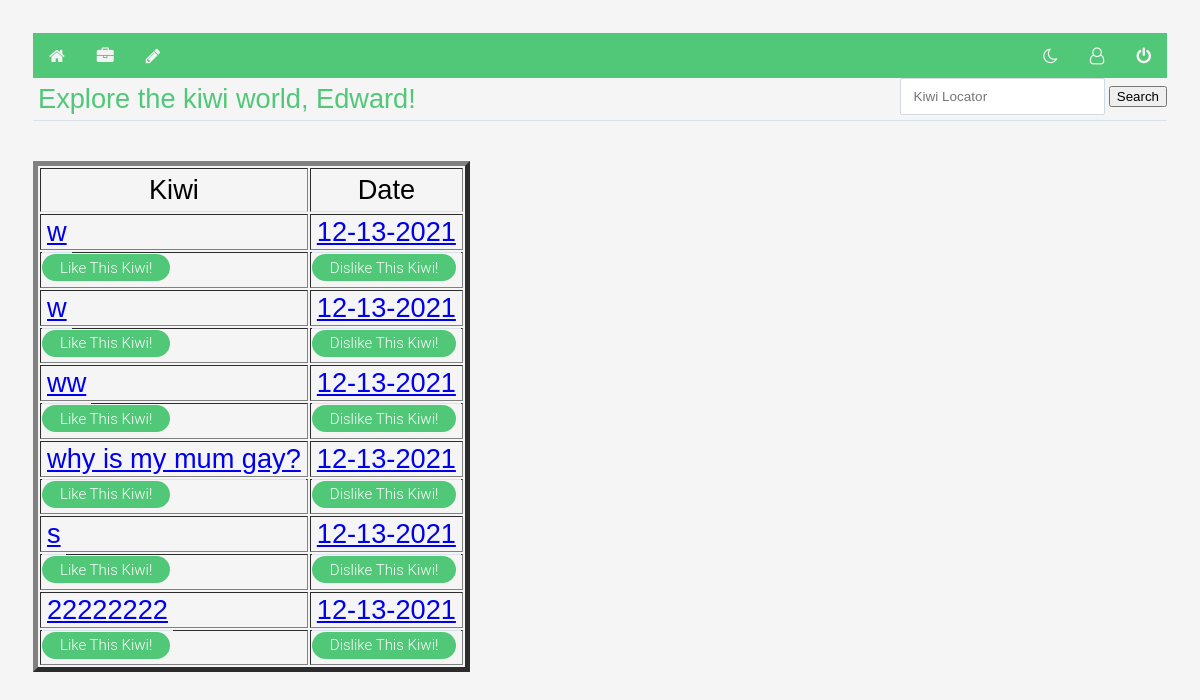
Before: /index (signed in) with the older database file.
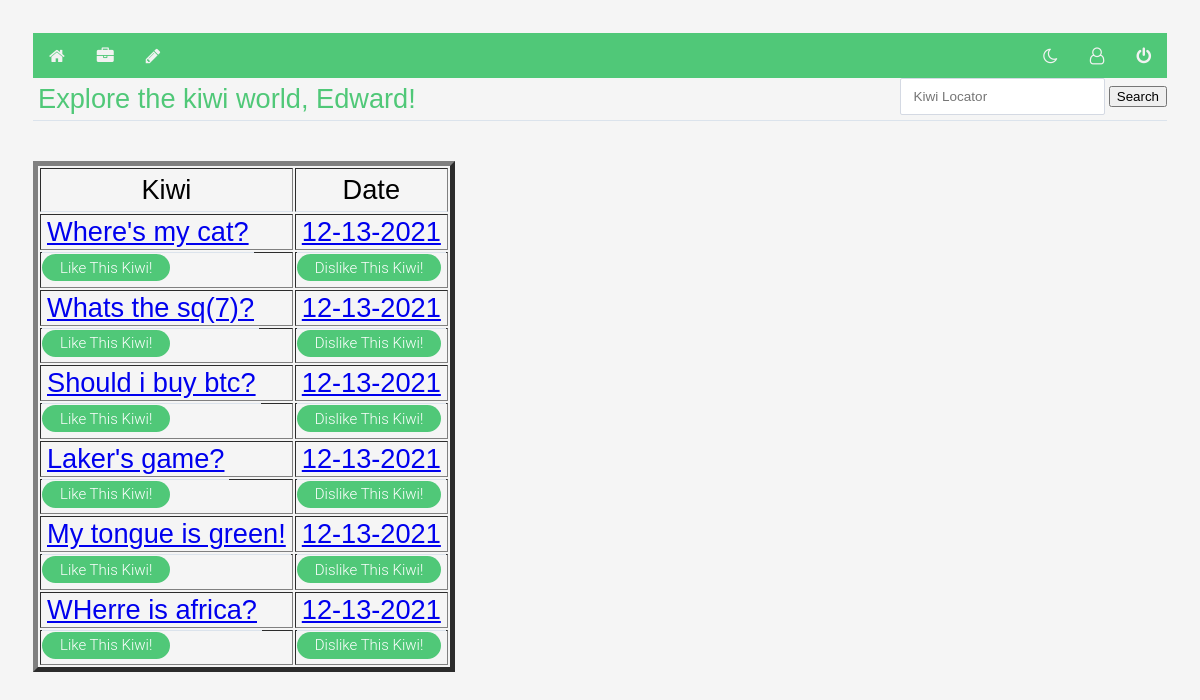
After: the same page with the newer database file.
### models.py (models this page shows, shortened)
class Note(db.Model):
    id = db.Column("id", db.Integer, primary_key=True)
    title = db.Column("title", db.String(200))
    text = db.Column("text", db.String(100))
    date = db.Column("date", db.String(50))
    user_id = db.Column(db.Integer,db.ForeignKey("user.id"), nullable = False)
    comments = db.relationship("Comment", backref="note",cascade = "all, delete-orphan", lazy=True)
    score = db.Column("score", db.Integer)
    votes = db.Column("totalVotes", db.Integer)

### flask06.py (the view)
@app.route('/')
@app.route('/index')
def index():
    if session.get('user'):
        all_notes = db.session.query(Note).all()
        return render_template('index.html', notes=all_notes, user=session['user'])
    else:
        return redirect(url_for('register'))

### forms.py
class SearchForm(FlaskForm):
    results = StringField('Results', validators=[DataRequired()])
    submit = SubmitField("Submit")

### flask06.py (called while the page is built)
@app.context_processor
def base():
    form = SearchForm()
    return dict(form=form)

### templates/index.html (shortened to what this page needs)
<!DOCTYPE html>
<html lang="en">
<head>
    <link rel="stylesheet" href="{{ url_for('static', filename='main.css') }}">
    <link rel="stylesheet" href="{{ url_for('static', filename='forms.css') }}">
    <link rel="stylesheet" href="https://cdnjs.cloudflare.com/ajax/libs/font-awesome/4.7.0/css/font-awesome.css">
</head>
<body>
 <div class="topnav">
        <nav>
            <a class="fa fa-home" href="{{url_for('index')}}"></a>
            <a class="fa fa-briefcase" href="{{url_for('get_notes')}}"></a>
            <a class="fa fa-pencil" href="{{url_for('new_note')}}"></a>
            {% if user %}
            <div class="topnav-right">
                <a class="fa fa-moon-o" onclick="myFunction()"></a>
                <a class="fa fa-user-o" href="{{url_for('get_accounts')}}"></a>
                <a class="fa fa-power-off" href="{{url_for('logout')}}"></a>
            </div>
            {% else %}
            <a href="{{url_for('login')}}">Login</a>
            <a href="{{url_for('register')}}">Register</a>
            {% endif %}
        </nav>
    </div>
<body>
    <div class="searchStuff">
        <form method="POST" action="{{ url_for('search')}}" class="searching">
            <input class="form-search" type="search" placeholder="Kiwi Locator" aria-label="Locate" name="results">
            <button class="search-btn" type="submit">Search</button>
        </form>
    </div>
    <h1 class="title">Explore the kiwi world, {{user}}!</h1>
    <table border="5">
        <th class="title">Kiwi</th>
        <th class="title">Date</th>
        {% for note in notes %}
        <tr>
            <td><a class="title" href="{{ url_for('get_note', note_id=note.id) }}">{{ note.title }}</a></td>
            <td><a class="title" href="{{ url_for('get_note', note_id=note.id) }}">{{ note.date }}</a></td>
        </tr>
        <td><a class="button3" href="{{ url_for('get_note', note_id=note.id) }}">Like This Kiwi!</a></td>
        <td><a class="button3" href="{{ url_for('get_note', note_id=note.id) }}">Dislike This Kiwi!</a></td>
        {% endfor %}
    </table>
</body>
</html>

### static/main.css (style rules this page uses)
body { padding: 30px 30px; background: light grey; }
h1 { color: #50C878; }
.topnav { background-color: #50C878; overflow: hidden; }
.topnav a { float: left; color: #f2f2f2; text-align: center; padding: 14px 16px; text-decoration: none; font-size: 17px; }
.topnav-right { float: right; }
.searchStuff { float: right; }
a.button3 { display:inline-block; padding:0.3em 1.2em; margin:0 0.3em 0.3em 0; border-radius:2em; box-sizing: border-box; text-decoration:none; font-family:'Roboto',sans-serif; font-weight:300; color:#FFFFFF; background-color: #50C878; text-align:center; transition: all 0.2s; }
body { padding: 25px; background-color: #F5F5F5; color: black; font-size: 15px; font-family: Helvetica, sans-serif; }

### static/forms.css (style rules this page uses)
form { width: 100%; }
.title { font-size: 1.7rem; font-weight: 300; border-bottom: 1px solid #dbe3ec; padding: 5px; margin: 0 0 40px 0; }
input, textarea { padding: 10px 13px; margin-bottom: 15px; border-radius: 2px; border: 1px solid #d4d9e3; font-weight: 200; color: #4d5060; font-family: 'Poppins', sans-serif; font-size: .9em; }

Changed rows visible on the page:
removed Note: title "s", date "12-13-2021"
removed Note: title "22222222", date "12-13-2021"
changed Note: title "w" → "Where's my cat?"
added Note: title "Whats the sq(7)?", date "12-13-2021"
changed Note: title "w" → "Should i buy btc?"
changed Note: title "ww" → "Laker's game?"
added Note: title "My tongue is green!", date "12-13-2021"
changed Note: title "why is my mum gay?" → "WHerre is africa?"
